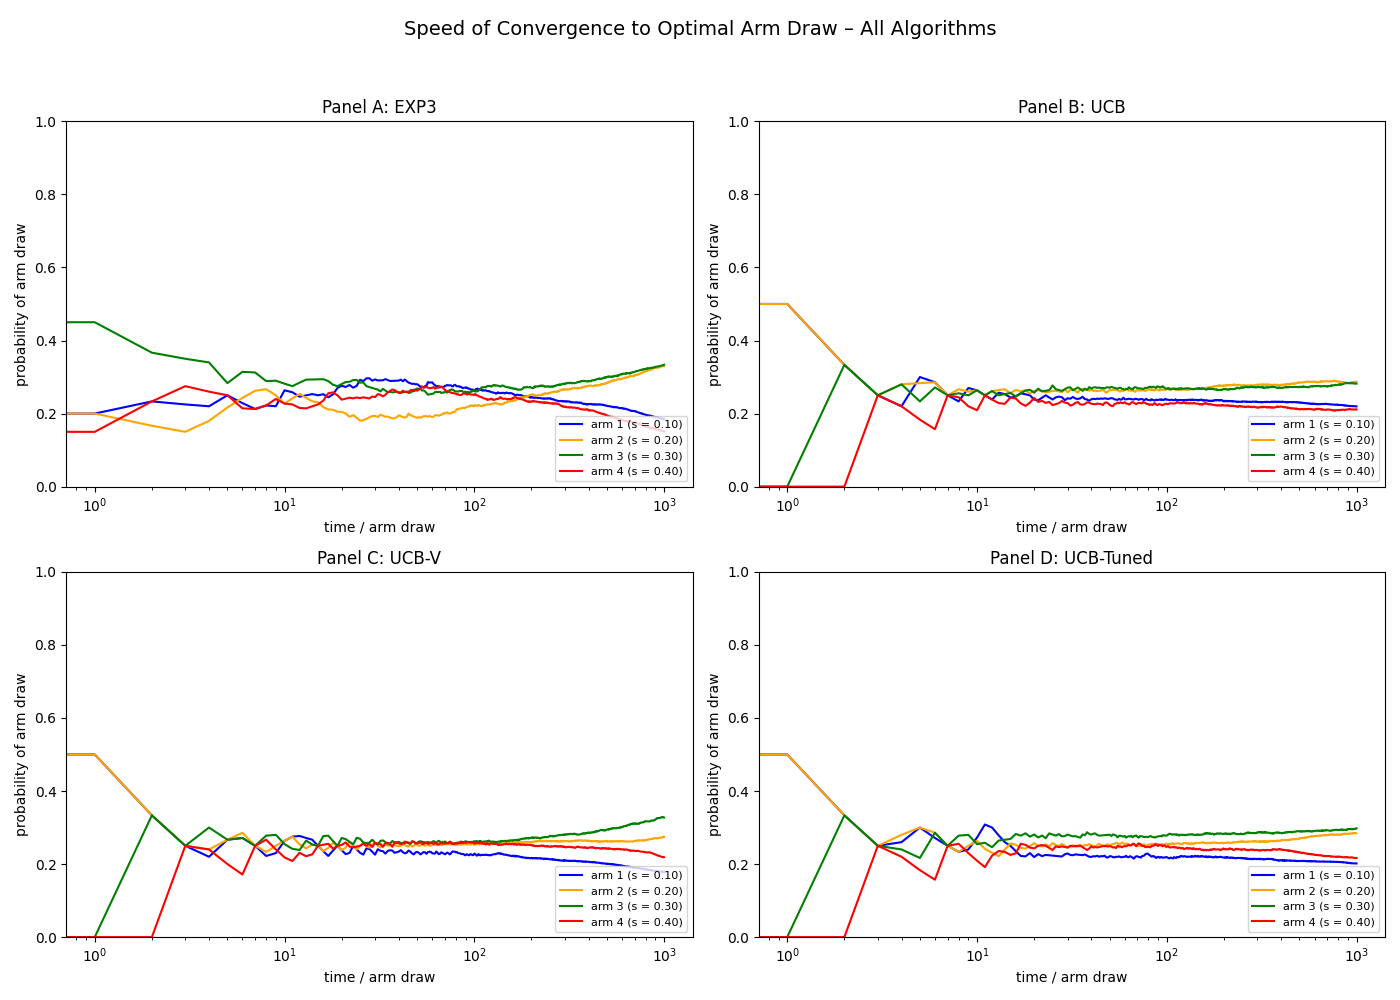

Source code (Python):

import numpy as np
import matplotlib.pyplot as plt

# Settings
T = 1000
n_agents = 10
price_options = [0.1, 0.2, 0.3, 0.4]
conversion_rates = [0.9, 0.6, 0.4, 0.2]
K = len(price_options)

def get_reward(price_index):
    prob = conversion_rates[price_index]
    return price_options[price_index] if np.random.rand() < prob else 0

def simulate_curve_probabilities_extended(algorithm, gamma=0.3):
    counts_over_time = np.zeros((K, T))
    for agent in range(n_agents):
        n_k = np.zeros(K)
        r_k = np.zeros(K)
        r2_k = np.zeros(K)
        weights = np.ones(K)

        for t in range(1, T+1):
            if algorithm == "EXP3":
                probs = (1 - gamma) * (weights / weights.sum()) + gamma / K
                choice = np.random.choice(K, p=probs)
                reward = get_reward(choice)
                estimated_reward = reward / probs[choice]
                weights[choice] *= np.exp(gamma * estimated_reward / K)
            else:
                ucb = np.zeros(K)
                for k in range(K):
                    if n_k[k] == 0:
                        ucb[k] = 1e5
                    else:
                        avg = r_k[k] / n_k[k]
                        if algorithm == "UCB":
                            ucb[k] = avg + np.sqrt(2 * np.log(t) / n_k[k])
                        elif algorithm == "UCB-V":
                            var = (r2_k[k] / n_k[k]) - (avg ** 2)
                            ucb[k] = avg + 3 * np.log(t) / n_k[k] + np.sqrt(2 * np.log(t) * var / n_k[k])
                        elif algorithm == "UCB-Tuned":
                            var = (r2_k[k] / n_k[k]) - (avg ** 2)
                            var = min(1/4, var)
                            ucb[k] = avg + np.sqrt(np.log(t) * var / n_k[k]) + np.sqrt(2 * np.log(t) / n_k[k])
                choice = np.argmax(ucb)
                reward = get_reward(choice)
                n_k[choice] += 1
                r_k[choice] += reward
                r2_k[choice] += reward ** 2
            counts_over_time[choice, t-1] += 1
    return counts_over_time / n_agents

# Run all simulations
ucb_p = np.cumsum(simulate_curve_probabilities_extended("UCB"), axis=1) / (np.arange(1, T+1))
exp3_p = np.cumsum(simulate_curve_probabilities_extended("EXP3"), axis=1) / (np.arange(1, T+1))
ucbv_p = np.cumsum(simulate_curve_probabilities_extended("UCB-V"), axis=1) / (np.arange(1, T+1))
ucbt_p = np.cumsum(simulate_curve_probabilities_extended("UCB-Tuned"), axis=1) / (np.arange(1, T+1))

# Plot
fig, axs = plt.subplots(2, 2, figsize=(14, 10))
algos4 = [
    ("Panel A: EXP3", exp3_p),
    ("Panel B: UCB", ucb_p),
    ("Panel C: UCB-V", ucbv_p),
    ("Panel D: UCB-Tuned", ucbt_p)
]
colors = ['blue', 'orange', 'green', 'red']

for ax, (title, probs) in zip(axs.ravel(), algos4):
    for i in range(K):
        ax.plot(probs[i], label=f'arm {i+1} (s = {price_options[i]:.2f})', color=colors[i])
    ax.set_xscale("log")
    ax.set_ylim(0, 1)
    ax.set_xlabel("time / arm draw")
    ax.set_ylabel("probability of arm draw")
    ax.set_title(title)
    ax.legend(loc="lower right", fontsize=8)

plt.suptitle("Speed of Convergence to Optimal Arm Draw – All Algorithms", fontsize=14)
plt.tight_layout(rect=[0, 0, 1, 0.95])
plt.savefig("panel_all_algorithms_convergence.png")
plt.show()
